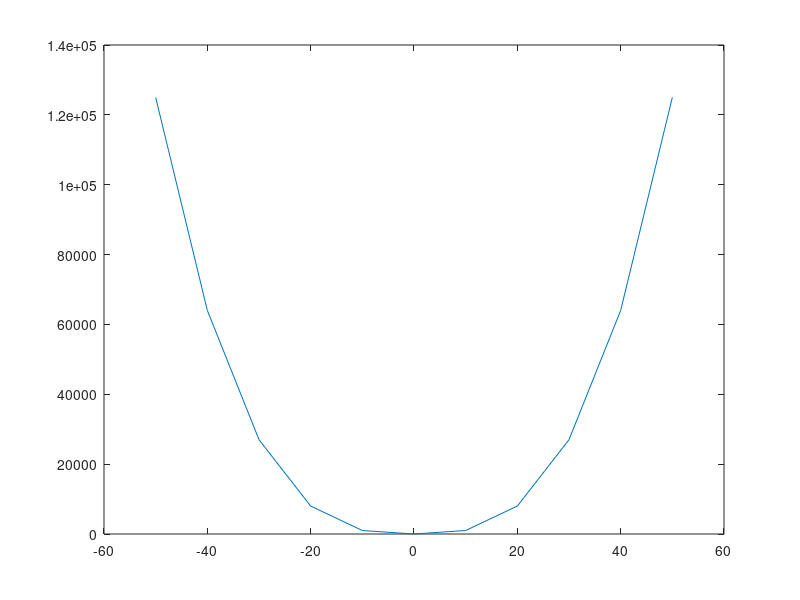

Source code (MATLAB):
% Author               Adriana trejo patricio 
% Date                  202123172
% Version                1
% Usage 15                :octave> /path/inecuaciones     
% Notes                    :Requiere aplicacion octave , usar su linea de comandos
%                     : https://octaveintro.readthedocs.io/en/latest/index.html
% limpiar variables
clear
%dominio de la funcion 
z = -50:10:50;
%Reglas de correspondencia (funcion)
y = abs(z.^3)
%plotear funcion 
plot (z,y)